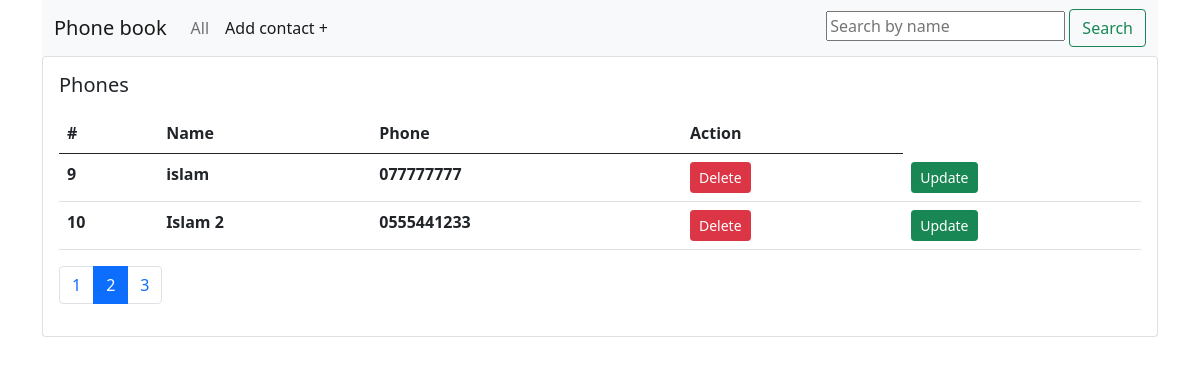
Screenshot of /?page=2 with the database file from the repository.
### myphonebook/models.py (models this page shows, shortened)
class Person(models.Model):
    name = models.CharField('Name', max_length=255)
    def all_phones_to_string(self):
        return ", ".join([phone.phone for phone in self.phones.all()])

class PhoneNumber(models.Model):
    phone = models.CharField('Phone', max_length=55)
    contact = models.ForeignKey(Person, on_delete=models.CASCADE, related_name='phones')

### myphonebook/views.py (the view)
# urls.py: path('', posts_list, name='home'),
def posts_list(request):
    persons = Person.objects.all()
    paginator = Paginator(persons, 2)
    page_number = request.GET.get('page',1)
    page = paginator.get_page(page_number)
    return render(request, 'home.html', context={'persons': page})

### myphonebook/templates/home.html (shortened to what this page needs)
<!doctype html>
<html lang="en">
<head>
    <link href="https://cdn.jsdelivr.net/npm/bootstrap@5.0.0-beta2/dist/css/bootstrap.min.css" rel="stylesheet"
>
</head>
<body>
<div class="container">
    <nav class="navbar navbar-expand-lg navbar-light bg-light">
        <div class="container-fluid">
            <a class="navbar-brand" href="#">Phone book</a>
            <div class="collapse navbar-collapse" id="navbarSupportedContent">
                <ul class="navbar-nav me-auto mb-2 mb-lg-0">
                    <li class="nav-item">
                        <a class="nav-link" aria-current="page" href="{% url 'home' %}">All</a>
                    </li>
                    <li class="nav-item">
                        <a class="nav-link active" aria-current="page" href="{% url 'add' %}">Add contact +</a>
                    </li>
                </ul>
                <form action="{% url 'search_results' %}" method="get">
                    <input type="text" placeholder="Search by name" name="q">
                    <button class="btn btn-outline-success" type="submit">Search</button>
                </form>
            </div>
        </div>
    </nav>
    <div class="card">
        <div class="card-body">
            <h5 class="card-title">Phones</h5>
            <p class="card-text">
            <table class="table">
                <thead>
                <tr>
                    <th scope="col">#</th>
                    <th scope="col">Name</th>
                    <th scope="col">Phone</th>
                    <th scope="col">Action</th>
                </tr>
                </thead>
                <tbody>
                {% for person in persons %}
                <tr>
                    <th scope="row">{{ person.pk }}</th>
                    <th>{{ person.name }}</th>
                    <th>{{ person.all_phones_to_string }}</th>
                    <td><a href="{% url 'delete' person.pk %}" class="btn btn-sm btn-danger">Delete</a></td>
                    <td><a href="{% url 'update' person.pk %}" class="btn btn-sm btn-success">Update</a></td>
                </tr>
                {% endfor %}
                </tbody>
            </table>
            <nav aria-label="...">
                <ul class="pagination">
                    {% for n in persons.paginator.page_range %}
                    {% if persons.number == n %}
                    <li class="page-item active" aria-current="page">
                        <a class="page-link" href="?page={{ n }}">{{ n }}</a>
                    </li>
                    {% elif n > persons.number|add:-3 and n < persons.number|add:3 %}
                    <li class="page-item">
                        <a class="page-link" href="?page={{ n }}">{{ n }}</a>
                    </li>
                    {% endif %}
                    {% endfor %}
                </ul>
            </nav>
            </p>
        </div>
    </div>
</div>
</body>
</html>

### rows the page displays
Person: pk "9", name "islam", all_phones_to_string "077777777"
Person: pk "10", name "Islam 2", all_phones_to_string "0555441233"

### other values shown
{{ n }} "1" "3"
{{ n }} "2"
